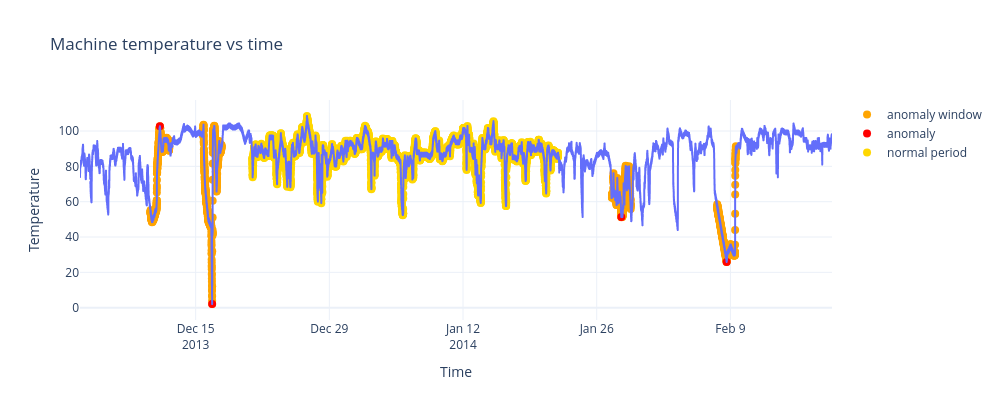

The cell this chart's notebook holds for it:
### Markdown cell above
#### Modeling - splitting

### Code cell
# Choose the normal period time stamp
'''
Guideline:
- Not including anomaly window
- Continuous period
- Value can be between 60~100. Judging the long term behavior, 60~100 is considered regular machine working range
- Period should be long enough (~40% of whole dataset)
'''
df_arima_normal = df[(df['time'] >= '2013-12-20 22:15:00') & (df['time'] <= '2014-01-21 22:50:00')]  # training period
df_arima_test_1 = df[df['time'] < '2013-12-20 22:15:00']  # Test period 1
df_arima_test_2 = df[df['time'] > '2014-01-21 22:50:00']  # Test period 2

fig = px.line(df,
        x='time',
        y='value',
        width=1000,
        height=400,
        labels={'time': 'Time', 'value': 'Temperature'},
        template='plotly_white',
        title='Machine temperature vs time')

fig.add_trace(go.Scatter(x=df_anomaly_windows['time'],
                         y=df_anomaly_windows['value'],
                         mode='markers',
                         marker=dict(size=8,color='orange',symbol='circle'),
                         name='anomaly window'
                        )
             )

fig.add_trace(go.Scatter(x=df_anomaly_points['time'], 
                         y=df_anomaly_points['value'],
                         mode='markers',
                         marker=dict(size=8,color='red',symbol='circle'),
                         name='anomaly'
                        )
             )

fig.add_trace(go.Scatter(x=df_arima_normal['time'],
                         y=df_arima_normal['value'],
                         mode='markers',
                         marker=dict(size=8,color='gold',symbol='circle'),
                         name='normal period',
                        )
             )
fig.show()

### Figure 1 — Plotly figure (JSON) as saved in the notebook; plotly's stock layout.template omitted (floating-point values rounded to 4 significant figures; data arrays with more than 128 entries replaced by an {"elided": "..."} marker saying what was removed)
{"data": [{"hovertemplate": "Time=%{x}<br>Temperature=%{y}<extra></extra>", "legendgroup": "", "line": {"color": "#636efa", "dash": "solid"}, "marker": {"symbol": "circle"}, "mode": "lines", "name": "", "showlegend": false, "type": "scattergl", "x": {"elided": "22695 str values"}, "xaxis": "x", "y": {"elided": "22695 float values"}, "yaxis": "y"}, {"marker": {"color": "orange", "size": 8, "symbol": "circle"}, "mode": "markers", "name": "anomaly window", "type": "scatter", "x": {"elided": "2268 str values"}, "y": {"elided": "2268 float values"}}, {"marker": {"color": "red", "size": 8, "symbol": "circle"}, "mode": "markers", "name": "anomaly", "type": "scatter", "x": ["2013-12-11T06:00:00.000000000", "2013-12-16T17:25:00.000000000", "2014-01-28T13:55:00.000000000", "2014-02-08T14:30:00.000000000"], "y": [102.7, 2.085, 51.37, 25.89]}, {"marker": {"color": "gold", "size": 8, "symbol": "circle"}, "mode": "markers", "name": "normal period", "type": "scatter", "x": {"elided": "9236 str values"}, "y": {"elided": "9236 float values"}}], "layout": {"height": 400, "legend": {"tracegroupgap": 0}, "title": {"text": "Machine temperature vs time"}, "width": 1000, "xaxis": {"anchor": "y", "domain": [0, 1], "title": {"text": "Time"}}, "yaxis": {"anchor": "x", "domain": [0, 1], "title": {"text": "Temperature"}}}}
